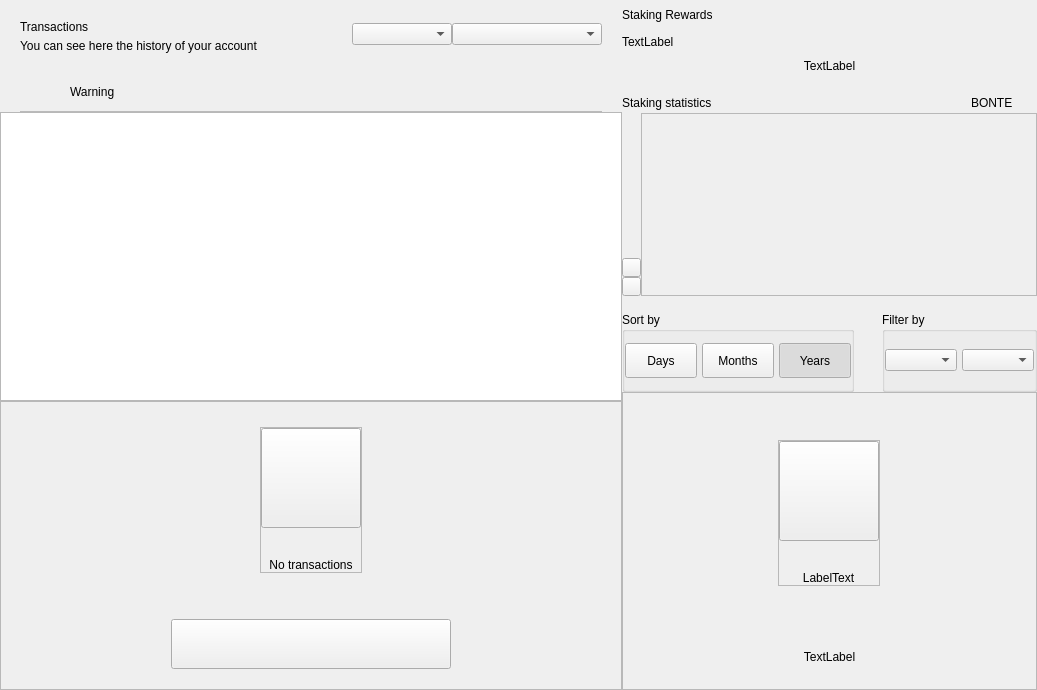
<?xml version="1.0" encoding="UTF-8"?>
<ui version="4.0">
 <class>DashboardWidget</class>
 <widget class="QWidget" name="DashboardWidget">
  <property name="geometry">
   <rect>
    <x>0</x>
    <y>0</y>
    <width>1037</width>
    <height>690</height>
   </rect>
  </property>
  <property name="windowTitle">
   <string>Form</string>
  </property>
  <layout class="QHBoxLayout" name="horizontalLayout_2" stretch="3,2">
   <property name="spacing">
    <number>0</number>
   </property>
   <property name="leftMargin">
    <number>0</number>
   </property>
   <property name="topMargin">
    <number>0</number>
   </property>
   <property name="rightMargin">
    <number>0</number>
   </property>
   <property name="bottomMargin">
    <number>0</number>
   </property>
   <item>
    <widget class="QWidget" name="left" native="true">
     <layout class="QVBoxLayout" name="left_2">
      <property name="spacing">
       <number>0</number>
      </property>
      <property name="leftMargin">
       <number>0</number>
      </property>
      <property name="topMargin">
       <number>0</number>
      </property>
      <property name="rightMargin">
       <number>0</number>
      </property>
      <property name="bottomMargin">
       <number>0</number>
      </property>
      <item>
       <layout class="QVBoxLayout" name="verticalLayout22">
        <property name="spacing">
         <number>0</number>
        </property>
        <property name="leftMargin">
         <number>20</number>
        </property>
        <property name="topMargin">
         <number>15</number>
        </property>
        <property name="rightMargin">
         <number>20</number>
        </property>
        <item>
         <widget class="QFrame" name="left_top_container">
          <layout class="QHBoxLayout" name="horizontalLayout">
           <property name="spacing">
            <number>0</number>
           </property>
           <property name="leftMargin">
            <number>0</number>
           </property>
           <property name="topMargin">
            <number>0</number>
           </property>
           <property name="rightMargin">
            <number>0</number>
           </property>
           <property name="bottomMargin">
            <number>0</number>
           </property>
           <item>
            <layout class="QVBoxLayout" name="verticalLayout_5">
             <property name="spacing">
              <number>5</number>
             </property>
             <property name="topMargin">
              <number>5</number>
             </property>
             <item>
              <widget class="QLabel" name="labelTitle">
               <property name="text">
                <string>Transactions</string>
               </property>
              </widget>
             </item>
             <item>
              <widget class="QLabel" name="labelSubtitle">
               <property name="text">
                <string>You can see here the history of your account</string>
               </property>
               <property name="alignment">
                <set>Qt::AlignLeading|Qt::AlignLeft|Qt::AlignVCenter</set>
               </property>
              </widget>
             </item>
            </layout>
           </item>
           <item>
            <spacer name="horizontalSpacer">
             <property name="orientation">
              <enum>Qt::Horizontal</enum>
             </property>
             <property name="sizeHint" stdset="0">
              <size>
               <width>40</width>
               <height>20</height>
              </size>
             </property>
            </spacer>
           </item>
           <item>
            <widget class="QComboBox" name="comboBoxSortType">
             <property name="minimumSize">
              <size>
               <width>100</width>
               <height>0</height>
              </size>
             </property>
            </widget>
           </item>
           <item>
            <widget class="QComboBox" name="comboBoxSort">
             <property name="minimumSize">
              <size>
               <width>150</width>
               <height>0</height>
              </size>
             </property>
            </widget>
           </item>
          </layout>
         </widget>
        </item>
       </layout>
      </item>
      <item>
       <spacer name="verticalSpacer">
        <property name="orientation">
         <enum>Qt::Vertical</enum>
        </property>
        <property name="sizeType">
         <enum>QSizePolicy::Fixed</enum>
        </property>
        <property name="sizeHint" stdset="0">
         <size>
          <width>20</width>
          <height>20</height>
         </size>
        </property>
       </spacer>
      </item>
      <item>
       <widget class="QWidget" name="layoutWarning" native="true">
        <layout class="QVBoxLayout" name="verticalLayout_3">
         <property name="spacing">
          <number>0</number>
         </property>
         <property name="leftMargin">
          <number>0</number>
         </property>
         <property name="topMargin">
          <number>0</number>
         </property>
         <property name="rightMargin">
          <number>0</number>
         </property>
         <property name="bottomMargin">
          <number>0</number>
         </property>
         <item>
          <widget class="QWidget" name="containerWarning" native="true">
           <layout class="QVBoxLayout" name="verticalLayout_21">
            <property name="spacing">
             <number>9</number>
            </property>
            <property name="leftMargin">
             <number>20</number>
            </property>
            <property name="topMargin">
             <number>9</number>
            </property>
            <property name="rightMargin">
             <number>20</number>
            </property>
            <property name="bottomMargin">
             <number>0</number>
            </property>
            <item>
             <widget class="QFrame" name="frameWarning">
              <property name="styleSheet">
               <string notr="true">border:none;</string>
              </property>
              <property name="frameShape">
               <enum>QFrame::StyledPanel</enum>
              </property>
              <property name="frameShadow">
               <enum>QFrame::Raised</enum>
              </property>
              <layout class="QHBoxLayout" name="horizontalLayout11" stretch="0,0,2">
               <property name="leftMargin">
                <number>0</number>
               </property>
               <property name="topMargin">
                <number>0</number>
               </property>
               <property name="rightMargin">
                <number>0</number>
               </property>
               <property name="bottomMargin">
                <number>0</number>
               </property>
               <item alignment="Qt::AlignVCenter">
                <widget class="QPushButton" name="imgWarning">
                 <property name="styleSheet">
                  <string notr="true">border:none;</string>
                 </property>
                 <property name="text">
                  <string/>
                 </property>
                 <property name="iconSize">
                  <size>
                   <width>24</width>
                   <height>24</height>
                  </size>
                 </property>
                </widget>
               </item>
               <item>
                <spacer name="horizontalSpacer_3">
                 <property name="orientation">
                  <enum>Qt::Horizontal</enum>
                 </property>
                 <property name="sizeType">
                  <enum>QSizePolicy::Fixed</enum>
                 </property>
                 <property name="sizeHint" stdset="0">
                  <size>
                   <width>12</width>
                   <height>20</height>
                  </size>
                 </property>
                </spacer>
               </item>
               <item alignment="Qt::AlignVCenter">
                <widget class="QLabel" name="lblWarning">
                 <property name="styleSheet">
                  <string notr="true"/>
                 </property>
                 <property name="text">
                  <string>Warning</string>
                 </property>
                 <property name="alignment">
                  <set>Qt::AlignBottom|Qt::AlignLeading|Qt::AlignLeft</set>
                 </property>
                </widget>
               </item>
              </layout>
             </widget>
            </item>
            <item>
             <widget class="QLabel" name="lblDivisory">
              <property name="minimumSize">
               <size>
                <width>0</width>
                <height>1</height>
               </size>
              </property>
              <property name="maximumSize">
               <size>
                <width>16777215</width>
                <height>1</height>
               </size>
              </property>
              <property name="styleSheet">
               <string notr="true">background-color:#bababa;</string>
              </property>
              <property name="text">
               <string/>
              </property>
              <property name="alignment">
               <set>Qt::AlignBottom|Qt::AlignLeading|Qt::AlignLeft</set>
              </property>
             </widget>
            </item>
           </layout>
          </widget>
         </item>
        </layout>
       </widget>
      </item>
      <item>
       <widget class="QListView" name="listTransactions">
        <property name="mouseTracking">
         <bool>true</bool>
        </property>
        <property name="selectionBehavior">
         <enum>QAbstractItemView::SelectItems</enum>
        </property>
        <property name="verticalScrollMode">
         <enum>QAbstractItemView::ScrollPerItem</enum>
        </property>
       </widget>
      </item>
      <item>
       <widget class="QFrame" name="emptyContainer">
        <property name="minimumSize">
         <size>
          <width>0</width>
          <height>100</height>
         </size>
        </property>
        <property name="frameShape">
         <enum>QFrame::StyledPanel</enum>
        </property>
        <property name="frameShadow">
         <enum>QFrame::Raised</enum>
        </property>
        <layout class="QVBoxLayout" name="verticalLayout_7" stretch="1,8,0,0">
         <property name="spacing">
          <number>0</number>
         </property>
         <property name="leftMargin">
          <number>0</number>
         </property>
         <property name="topMargin">
          <number>0</number>
         </property>
         <property name="rightMargin">
          <number>0</number>
         </property>
         <property name="bottomMargin">
          <number>20</number>
         </property>
         <item>
          <spacer name="verticalSpacer12">
           <property name="orientation">
            <enum>Qt::Vertical</enum>
           </property>
           <property name="sizeHint" stdset="0">
            <size>
             <width>20</width>
             <height>20</height>
            </size>
           </property>
          </spacer>
         </item>
         <item alignment="Qt::AlignHCenter|Qt::AlignVCenter">
          <widget class="QFrame" name="emptyScreen">
           <property name="sizePolicy">
            <sizepolicy hsizetype="Expanding" vsizetype="Expanding">
             <horstretch>0</horstretch>
             <verstretch>0</verstretch>
            </sizepolicy>
           </property>
           <property name="frameShape">
            <enum>QFrame::StyledPanel</enum>
           </property>
           <property name="frameShadow">
            <enum>QFrame::Raised</enum>
           </property>
           <layout class="QVBoxLayout" name="verticalLayout12">
            <property name="spacing">
             <number>30</number>
            </property>
            <property name="leftMargin">
             <number>0</number>
            </property>
            <property name="topMargin">
             <number>0</number>
            </property>
            <property name="rightMargin">
             <number>0</number>
            </property>
            <property name="bottomMargin">
             <number>0</number>
            </property>
            <item alignment="Qt::AlignHCenter|Qt::AlignVCenter">
             <widget class="QPushButton" name="pushImgEmpty">
              <property name="minimumSize">
               <size>
                <width>100</width>
                <height>100</height>
               </size>
              </property>
              <property name="maximumSize">
               <size>
                <width>100</width>
                <height>100</height>
               </size>
              </property>
              <property name="focusPolicy">
               <enum>Qt::NoFocus</enum>
              </property>
              <property name="text">
               <string/>
              </property>
              <property name="iconSize">
               <size>
                <width>100</width>
                <height>100</height>
               </size>
              </property>
             </widget>
            </item>
            <item alignment="Qt::AlignHCenter|Qt::AlignVCenter">
             <widget class="QLabel" name="labelEmpty">
              <property name="styleSheet">
               <string notr="true"/>
              </property>
              <property name="text">
               <string>No transactions</string>
              </property>
              <property name="alignment">
               <set>Qt::AlignCenter</set>
              </property>
             </widget>
            </item>
           </layout>
          </widget>
         </item>
         <item>
          <spacer name="verticalSpacer_21">
           <property name="orientation">
            <enum>Qt::Vertical</enum>
           </property>
           <property name="sizeHint" stdset="0">
            <size>
             <width>20</width>
             <height>40</height>
            </size>
           </property>
          </spacer>
         </item>
         <item alignment="Qt::AlignHCenter">
          <widget class="QPushButton" name="btnHowTo">
           <property name="minimumSize">
            <size>
             <width>280</width>
             <height>50</height>
            </size>
           </property>
           <property name="focusPolicy">
            <enum>Qt::NoFocus</enum>
           </property>
           <property name="text">
            <string/>
           </property>
          </widget>
         </item>
        </layout>
       </widget>
      </item>
     </layout>
    </widget>
   </item>
   <item>
    <widget class="QWidget" name="right" native="true">
     <property name="minimumSize">
      <size>
       <width>200</width>
       <height>0</height>
      </size>
     </property>
     <layout class="QVBoxLayout" name="verticalLayout_31">
      <property name="spacing">
       <number>0</number>
      </property>
      <property name="leftMargin">
       <number>0</number>
      </property>
      <property name="topMargin">
       <number>0</number>
      </property>
      <property name="rightMargin">
       <number>0</number>
      </property>
      <property name="bottomMargin">
       <number>0</number>
      </property>
      <item>
       <layout class="QVBoxLayout" name="verticalLayout_2" stretch="0,0,0,0,0,0,0">
        <property name="spacing">
         <number>0</number>
        </property>
        <item>
         <layout class="QHBoxLayout" name="horizontalLayout_3">
          <property name="spacing">
           <number>0</number>
          </property>
          <item>
           <layout class="QVBoxLayout" name="verticalLayout_6">
            <property name="spacing">
             <number>5</number>
            </property>
            <item>
             <widget class="QLabel" name="labelTitle2">
              <property name="minimumSize">
               <size>
                <width>0</width>
                <height>30</height>
               </size>
              </property>
              <property name="text">
               <string>Staking Rewards</string>
              </property>
             </widget>
            </item>
            <item>
             <widget class="QLabel" name="labelMessage">
              <property name="text">
               <string>TextLabel</string>
              </property>
             </widget>
            </item>
           </layout>
          </item>
          <item>
           <spacer name="horizontalSpacer_2">
            <property name="orientation">
             <enum>Qt::Horizontal</enum>
            </property>
            <property name="sizeType">
             <enum>QSizePolicy::MinimumExpanding</enum>
            </property>
            <property name="sizeHint" stdset="0">
             <size>
              <width>20</width>
              <height>20</height>
             </size>
            </property>
           </spacer>
          </item>
         </layout>
        </item>
        <item>
         <spacer name="verticalSpacer_4">
          <property name="orientation">
           <enum>Qt::Vertical</enum>
          </property>
          <property name="sizeType">
           <enum>QSizePolicy::Fixed</enum>
          </property>
          <property name="sizeHint" stdset="0">
           <size>
            <width>20</width>
            <height>10</height>
           </size>
          </property>
         </spacer>
        </item>
        <item>
         <layout class="QHBoxLayout" name="horizontalLayout_5" stretch="0">
          <property name="spacing">
           <number>0</number>
          </property>
          <item>
           <widget class="QLabel" name="labelAmountPiv">
            <property name="text">
             <string>TextLabel</string>
            </property>
            <property name="alignment">
             <set>Qt::AlignCenter</set>
            </property>
           </widget>
          </item>
         </layout>
        </item>
        <item>
         <spacer name="verticalSpacer_6">
          <property name="orientation">
           <enum>Qt::Vertical</enum>
          </property>
          <property name="sizeType">
           <enum>QSizePolicy::Fixed</enum>
          </property>
          <property name="sizeHint" stdset="0">
           <size>
            <width>20</width>
            <height>20</height>
           </size>
          </property>
         </spacer>
        </item>
        <item>
         <widget class="QWidget" name="layoutChart" native="true">
          <layout class="QVBoxLayout" name="verticalLayout_8" stretch="3,0">
           <property name="spacing">
            <number>16</number>
           </property>
           <property name="leftMargin">
            <number>0</number>
           </property>
           <property name="topMargin">
            <number>0</number>
           </property>
           <property name="rightMargin">
            <number>0</number>
           </property>
           <property name="bottomMargin">
            <number>0</number>
           </property>
           <item>
            <widget class="QWidget" name="verticalWidgetChart" native="true">
             <property name="minimumSize">
              <size>
               <width>0</width>
               <height>190</height>
              </size>
             </property>
             <property name="maximumSize">
              <size>
               <width>16777215</width>
               <height>16777215</height>
              </size>
             </property>
             <layout class="QVBoxLayout" name="verticalLayout_4" stretch="1,5">
              <property name="spacing">
               <number>0</number>
              </property>
              <property name="leftMargin">
               <number>0</number>
              </property>
              <property name="topMargin">
               <number>0</number>
              </property>
              <property name="rightMargin">
               <number>0</number>
              </property>
              <property name="bottomMargin">
               <number>0</number>
              </property>
              <item>
               <layout class="QHBoxLayout" name="horizontalLayout_4">
                <item>
                 <widget class="QLabel" name="labelChart">
                  <property name="text">
                   <string>Staking statistics</string>
                  </property>
                 </widget>
                </item>
                <item>
                 <spacer name="horizontalSpacer_4">
                  <property name="orientation">
                   <enum>Qt::Horizontal</enum>
                  </property>
                  <property name="sizeHint" stdset="0">
                   <size>
                    <width>40</width>
                    <height>20</height>
                   </size>
                  </property>
                 </spacer>
                </item>
                <item>
                 <widget class="QLabel" name="labelSquarePiv">
                  <property name="minimumSize">
                   <size>
                    <width>14</width>
                    <height>14</height>
                   </size>
                  </property>
                  <property name="maximumSize">
                   <size>
                    <width>14</width>
                    <height>14</height>
                   </size>
                  </property>
                  <property name="text">
                   <string/>
                  </property>
                 </widget>
                </item>
                <item>
                 <widget class="QLabel" name="labelPiv">
                  <property name="text">
                   <string>BONTE</string>
                  </property>
                 </widget>
                </item>
                <item>
                 <spacer name="horizontalSpacer_5">
                  <property name="orientation">
                   <enum>Qt::Horizontal</enum>
                  </property>
                  <property name="sizeType">
                   <enum>QSizePolicy::Fixed</enum>
                  </property>
                  <property name="sizeHint" stdset="0">
                   <size>
                    <width>10</width>
                    <height>20</height>
                   </size>
                  </property>
                 </spacer>
                </item>
                <item>
                 <widget class="QLabel" name="labelSquarezPiv">
                  <property name="minimumSize">
                   <size>
                    <width>14</width>
                    <height>14</height>
                   </size>
                  </property>
                  <property name="maximumSize">
                   <size>
                    <width>14</width>
                    <height>14</height>
                   </size>
                  </property>
                  <property name="text">
                   <string/>
                  </property>
                 </widget>
                </item>
               </layout>
              </item>
              <item>
               <widget class="QWidget" name="chartContainer2" native="true">
                <property name="minimumSize">
                 <size>
                  <width>0</width>
                  <height>150</height>
                 </size>
                </property>
                <property name="styleSheet">
                 <string notr="true">#chartContainer{padding:0px; margin:0px;}</string>
                </property>
                <layout class="QHBoxLayout" name="horizontalLayout_11">
                 <property name="spacing">
                  <number>0</number>
                 </property>
                 <property name="leftMargin">
                  <number>0</number>
                 </property>
                 <property name="topMargin">
                  <number>0</number>
                 </property>
                 <property name="rightMargin">
                  <number>0</number>
                 </property>
                 <property name="bottomMargin">
                  <number>0</number>
                 </property>
                 <item>
                  <widget class="QWidget" name="containerChartArrow" native="true">
                   <property name="sizePolicy">
                    <sizepolicy hsizetype="Fixed" vsizetype="Preferred">
                     <horstretch>0</horstretch>
                     <verstretch>0</verstretch>
                    </sizepolicy>
                   </property>
                   <property name="minimumSize">
                    <size>
                     <width>19</width>
                     <height>0</height>
                    </size>
                   </property>
                   <property name="maximumSize">
                    <size>
                     <width>19</width>
                     <height>16777215</height>
                    </size>
                   </property>
                   <property name="styleSheet">
                    <string notr="true">#widget{
	padding:0px;
	margin:0px;
}</string>
                   </property>
                   <layout class="QVBoxLayout" name="verticalLayout_10">
                    <property name="spacing">
                     <number>0</number>
                    </property>
                    <property name="leftMargin">
                     <number>0</number>
                    </property>
                    <property name="rightMargin">
                     <number>0</number>
                    </property>
                    <property name="bottomMargin">
                     <number>0</number>
                    </property>
                    <item>
                     <spacer name="verticalSpacer_3">
                      <property name="orientation">
                       <enum>Qt::Vertical</enum>
                      </property>
                      <property name="sizeHint" stdset="0">
                       <size>
                        <width>20</width>
                        <height>127</height>
                       </size>
                      </property>
                     </spacer>
                    </item>
                    <item alignment="Qt::AlignVCenter">
                     <widget class="QWidget" name="containerArrows" native="true">
                      <layout class="QVBoxLayout" name="horizontalLayout_6" stretch="0,0">
                       <property name="spacing">
                        <number>0</number>
                       </property>
                       <property name="leftMargin">
                        <number>0</number>
                       </property>
                       <property name="topMargin">
                        <number>0</number>
                       </property>
                       <property name="rightMargin">
                        <number>0</number>
                       </property>
                       <property name="bottomMargin">
                        <number>0</number>
                       </property>
                       <item>
                        <widget class="QPushButton" name="pushButtonChartArrow">
                         <property name="minimumSize">
                          <size>
                           <width>19</width>
                           <height>19</height>
                          </size>
                         </property>
                         <property name="maximumSize">
                          <size>
                           <width>19</width>
                           <height>19</height>
                          </size>
                         </property>
                         <property name="focusPolicy">
                          <enum>Qt::NoFocus</enum>
                         </property>
                         <property name="styleSheet">
                          <string notr="true"/>
                         </property>
                         <property name="text">
                          <string/>
                         </property>
                        </widget>
                       </item>
                       <item>
                        <widget class="QPushButton" name="pushButtonChartRight">
                         <property name="minimumSize">
                          <size>
                           <width>19</width>
                           <height>19</height>
                          </size>
                         </property>
                         <property name="maximumSize">
                          <size>
                           <width>19</width>
                           <height>19</height>
                          </size>
                         </property>
                         <property name="focusPolicy">
                          <enum>Qt::NoFocus</enum>
                         </property>
                         <property name="styleSheet">
                          <string notr="true"/>
                         </property>
                         <property name="text">
                          <string/>
                         </property>
                        </widget>
                       </item>
                      </layout>
                     </widget>
                    </item>
                   </layout>
                  </widget>
                 </item>
                 <item>
                  <widget class="QFrame" name="chartContainer">
                   <property name="sizePolicy">
                    <sizepolicy hsizetype="Expanding" vsizetype="Preferred">
                     <horstretch>0</horstretch>
                     <verstretch>0</verstretch>
                    </sizepolicy>
                   </property>
                   <property name="styleSheet">
                    <string notr="true">padding:0px;
margin:0px;</string>
                   </property>
                   <property name="frameShape">
                    <enum>QFrame::StyledPanel</enum>
                   </property>
                   <property name="frameShadow">
                    <enum>QFrame::Raised</enum>
                   </property>
                  </widget>
                 </item>
                </layout>
               </widget>
              </item>
             </layout>
            </widget>
           </item>
           <item alignment="Qt::AlignVCenter">
            <widget class="QWidget" name="containerSort" native="true">
             <layout class="QHBoxLayout" name="horizontalLayout_6" stretch="3,2">
              <property name="spacing">
               <number>28</number>
              </property>
              <property name="leftMargin">
               <number>0</number>
              </property>
              <property name="topMargin">
               <number>0</number>
              </property>
              <property name="rightMargin">
               <number>0</number>
              </property>
              <property name="bottomMargin">
               <number>0</number>
              </property>
              <item>
               <widget class="QGroupBox" name="groupBoxChart">
                <property name="minimumSize">
                 <size>
                  <width>0</width>
                  <height>80</height>
                 </size>
                </property>
                <property name="maximumSize">
                 <size>
                  <width>16777215</width>
                  <height>80</height>
                 </size>
                </property>
                <property name="title">
                 <string>Sort by</string>
                </property>
                <layout class="QHBoxLayout" name="horizontalLayout_7">
                 <property name="spacing">
                  <number>5</number>
                 </property>
                 <property name="leftMargin">
                  <number>0</number>
                 </property>
                 <property name="rightMargin">
                  <number>0</number>
                 </property>
                 <item>
                  <widget class="QPushButton" name="pushButtonMonth">
                   <property name="minimumSize">
                    <size>
                     <width>50</width>
                     <height>35</height>
                    </size>
                   </property>
                   <property name="maximumSize">
                    <size>
                     <width>16777215</width>
                     <height>16777215</height>
                    </size>
                   </property>
                   <property name="focusPolicy">
                    <enum>Qt::NoFocus</enum>
                   </property>
                   <property name="text">
                    <string>Days</string>
                   </property>
                   <property name="checkable">
                    <bool>true</bool>
                   </property>
                   <property name="autoExclusive">
                    <bool>true</bool>
                   </property>
                  </widget>
                 </item>
                 <item>
                  <widget class="QPushButton" name="pushButtonYear">
                   <property name="minimumSize">
                    <size>
                     <width>50</width>
                     <height>35</height>
                    </size>
                   </property>
                   <property name="maximumSize">
                    <size>
                     <width>16777215</width>
                     <height>16777215</height>
                    </size>
                   </property>
                   <property name="focusPolicy">
                    <enum>Qt::NoFocus</enum>
                   </property>
                   <property name="text">
                    <string>Months</string>
                   </property>
                   <property name="checkable">
                    <bool>true</bool>
                   </property>
                   <property name="autoExclusive">
                    <bool>true</bool>
                   </property>
                  </widget>
                 </item>
                 <item>
                  <widget class="QPushButton" name="pushButtonAll">
                   <property name="sizePolicy">
                    <sizepolicy hsizetype="Preferred" vsizetype="Fixed">
                     <horstretch>0</horstretch>
                     <verstretch>0</verstretch>
                    </sizepolicy>
                   </property>
                   <property name="minimumSize">
                    <size>
                     <width>50</width>
                     <height>35</height>
                    </size>
                   </property>
                   <property name="maximumSize">
                    <size>
                     <width>16777215</width>
                     <height>16777215</height>
                    </size>
                   </property>
                   <property name="focusPolicy">
                    <enum>Qt::NoFocus</enum>
                   </property>
                   <property name="text">
                    <string>Years</string>
                   </property>
                   <property name="checkable">
                    <bool>true</bool>
                   </property>
                   <property name="checked">
                    <bool>true</bool>
                   </property>
                   <property name="autoExclusive">
                    <bool>true</bool>
                   </property>
                  </widget>
                 </item>
                </layout>
               </widget>
              </item>
              <item>
               <widget class="QGroupBox" name="container_chart_dropboxes">
                <property name="minimumSize">
                 <size>
                  <width>55</width>
                  <height>80</height>
                 </size>
                </property>
                <property name="maximumSize">
                 <size>
                  <width>16777215</width>
                  <height>80</height>
                 </size>
                </property>
                <property name="title">
                 <string>Filter by</string>
                </property>
                <layout class="QHBoxLayout" name="horizontalLayout_8" stretch="1,1">
                 <property name="spacing">
                  <number>5</number>
                 </property>
                 <property name="leftMargin">
                  <number>0</number>
                 </property>
                 <property name="topMargin">
                  <number>0</number>
                 </property>
                 <property name="rightMargin">
                  <number>0</number>
                 </property>
                 <property name="bottomMargin">
                  <number>0</number>
                 </property>
                 <item>
                  <widget class="QWidget" name="containerBoxMonths" native="true">
                   <property name="minimumSize">
                    <size>
                     <width>55</width>
                     <height>0</height>
                    </size>
                   </property>
                   <layout class="QHBoxLayout" name="horizontalLayout_9">
                    <property name="spacing">
                     <number>0</number>
                    </property>
                    <property name="leftMargin">
                     <number>0</number>
                    </property>
                    <property name="topMargin">
                     <number>0</number>
                    </property>
                    <property name="rightMargin">
                     <number>0</number>
                    </property>
                    <property name="bottomMargin">
                     <number>0</number>
                    </property>
                    <item>
                     <widget class="QComboBox" name="comboBoxMonths">
                      <property name="minimumSize">
                       <size>
                        <width>55</width>
                        <height>0</height>
                       </size>
                      </property>
                     </widget>
                    </item>
                   </layout>
                  </widget>
                 </item>
                 <item>
                  <widget class="QWidget" name="containerBoxYears" native="true">
                   <property name="sizePolicy">
                    <sizepolicy hsizetype="Preferred" vsizetype="Preferred">
                     <horstretch>0</horstretch>
                     <verstretch>0</verstretch>
                    </sizepolicy>
                   </property>
                   <property name="minimumSize">
                    <size>
                     <width>50</width>
                     <height>0</height>
                    </size>
                   </property>
                   <layout class="QHBoxLayout" name="horizontalLayout_10">
                    <property name="spacing">
                     <number>0</number>
                    </property>
                    <property name="leftMargin">
                     <number>0</number>
                    </property>
                    <property name="topMargin">
                     <number>0</number>
                    </property>
                    <property name="rightMargin">
                     <number>0</number>
                    </property>
                    <property name="bottomMargin">
                     <number>0</number>
                    </property>
                    <item>
                     <widget class="QComboBox" name="comboBoxYears">
                      <property name="minimumSize">
                       <size>
                        <width>40</width>
                        <height>0</height>
                       </size>
                      </property>
                     </widget>
                    </item>
                   </layout>
                  </widget>
                 </item>
                </layout>
               </widget>
              </item>
             </layout>
            </widget>
           </item>
          </layout>
         </widget>
        </item>
        <item>
         <widget class="QFrame" name="emptyContainerChart">
          <property name="minimumSize">
           <size>
            <width>0</width>
            <height>100</height>
           </size>
          </property>
          <property name="frameShape">
           <enum>QFrame::StyledPanel</enum>
          </property>
          <property name="frameShadow">
           <enum>QFrame::Raised</enum>
          </property>
          <layout class="QVBoxLayout" name="verticalLayout_71" stretch="1,8,0,0">
           <property name="spacing">
            <number>0</number>
           </property>
           <property name="leftMargin">
            <number>0</number>
           </property>
           <property name="topMargin">
            <number>0</number>
           </property>
           <property name="rightMargin">
            <number>0</number>
           </property>
           <property name="bottomMargin">
            <number>25</number>
           </property>
           <item>
            <spacer name="verticalSpacer11">
             <property name="orientation">
              <enum>Qt::Vertical</enum>
             </property>
             <property name="sizeHint" stdset="0">
              <size>
               <width>20</width>
               <height>20</height>
              </size>
             </property>
            </spacer>
           </item>
           <item alignment="Qt::AlignHCenter|Qt::AlignVCenter">
            <widget class="QFrame" name="emptyScreen1">
             <property name="sizePolicy">
              <sizepolicy hsizetype="Expanding" vsizetype="Expanding">
               <horstretch>0</horstretch>
               <verstretch>0</verstretch>
              </sizepolicy>
             </property>
             <property name="frameShape">
              <enum>QFrame::StyledPanel</enum>
             </property>
             <property name="frameShadow">
              <enum>QFrame::Raised</enum>
             </property>
             <layout class="QVBoxLayout" name="verticalLayout">
              <property name="spacing">
               <number>30</number>
              </property>
              <property name="leftMargin">
               <number>0</number>
              </property>
              <property name="topMargin">
               <number>0</number>
              </property>
              <property name="rightMargin">
               <number>0</number>
              </property>
              <property name="bottomMargin">
               <number>0</number>
              </property>
              <item alignment="Qt::AlignHCenter|Qt::AlignVCenter">
               <widget class="QPushButton" name="pushImgEmptyChart">
                <property name="minimumSize">
                 <size>
                  <width>100</width>
                  <height>100</height>
                 </size>
                </property>
                <property name="maximumSize">
                 <size>
                  <width>100</width>
                  <height>100</height>
                 </size>
                </property>
                <property name="focusPolicy">
                 <enum>Qt::NoFocus</enum>
                </property>
                <property name="text">
                 <string/>
                </property>
                <property name="iconSize">
                 <size>
                  <width>100</width>
                  <height>100</height>
                 </size>
                </property>
               </widget>
              </item>
              <item alignment="Qt::AlignHCenter|Qt::AlignVCenter">
               <widget class="QLabel" name="labelEmptyChart">
                <property name="styleSheet">
                 <string notr="true"/>
                </property>
                <property name="text">
                 <string>LabelText</string>
                </property>
                <property name="alignment">
                 <set>Qt::AlignCenter</set>
                </property>
               </widget>
              </item>
             </layout>
            </widget>
           </item>
           <item>
            <spacer name="verticalSpacer_2">
             <property name="orientation">
              <enum>Qt::Vertical</enum>
             </property>
             <property name="sizeHint" stdset="0">
              <size>
               <width>20</width>
               <height>40</height>
              </size>
             </property>
            </spacer>
           </item>
           <item>
            <widget class="QLabel" name="labelMessageEmpty">
             <property name="styleSheet">
              <string notr="true">#labelMessageEmpty {
	padding-left:30px;
	padding-right:30px;
}</string>
             </property>
             <property name="text">
              <string>TextLabel</string>
             </property>
             <property name="alignment">
              <set>Qt::AlignCenter</set>
             </property>
             <property name="wordWrap">
              <bool>true</bool>
             </property>
            </widget>
           </item>
          </layout>
         </widget>
        </item>
        <item>
         <widget class="QWidget" name="layoutShadow" native="true">
          <layout class="QVBoxLayout" name="verticalLayout_9">
           <property name="spacing">
            <number>0</number>
           </property>
           <property name="leftMargin">
            <number>0</number>
           </property>
           <property name="topMargin">
            <number>0</number>
           </property>
           <property name="rightMargin">
            <number>0</number>
           </property>
           <property name="bottomMargin">
            <number>0</number>
           </property>
          </layout>
         </widget>
        </item>
       </layout>
      </item>
     </layout>
    </widget>
   </item>
  </layout>
 </widget>
 <resources/>
 <connections/>
</ui>
